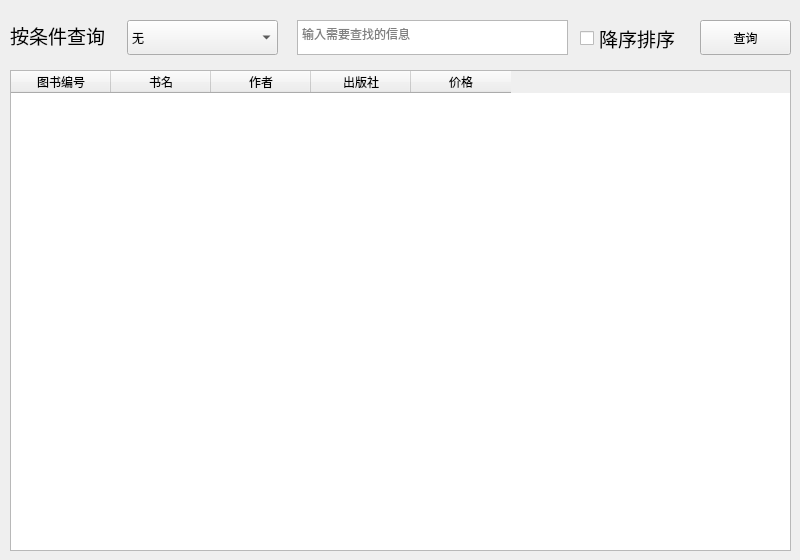
      <widget class="QWidget" name="bookQueryTab">
       <attribute name="title">
        <string>查找图书</string>
       </attribute>
       <widget class="QLabel" name="b1_label">
        <property name="geometry">
         <rect>
          <x>10</x>
          <y>23</y>
          <width>101</width>
          <height>25</height>
         </rect>
        </property>
        <property name="font">
         <font>
          <family>Microsoft YaHei UI</family>
          <pointsize>14</pointsize>
         </font>
        </property>
        <property name="text">
         <string>按条件查询</string>
        </property>
       </widget>
       <widget class="QCheckBox" name="bookQuerySort">
        <property name="geometry">
         <rect>
          <x>580</x>
          <y>23</y>
          <width>110</width>
          <height>31</height>
         </rect>
        </property>
        <property name="font">
         <font>
          <family>Microsoft YaHei UI</family>
          <pointsize>14</pointsize>
         </font>
        </property>
        <property name="text">
         <string>降序排序</string>
        </property>
       </widget>
       <widget class="QTextEdit" name="bookQueryText">
        <property name="geometry">
         <rect>
          <x>297</x>
          <y>20</y>
          <width>271</width>
          <height>35</height>
         </rect>
        </property>
        <property name="placeholderText">
         <string>输入需要查找的信息</string>
        </property>
       </widget>
       <widget class="QPushButton" name="bookQueryExec">
        <property name="geometry">
         <rect>
          <x>700</x>
          <y>20</y>
          <width>91</width>
          <height>35</height>
         </rect>
        </property>
        <property name="cursor">
         <cursorShape>PointingHandCursor</cursorShape>
        </property>
        <property name="text">
         <string>查询</string>
        </property>
        <property name="shortcut">
         <string>Enter</string>
        </property>
       </widget>
       <widget class="QTableWidget" name="bookQueryTable">
        <property name="geometry">
         <rect>
          <x>10</x>
          <y>70</y>
          <width>781</width>
          <height>481</height>
         </rect>
        </property>
        <column>
         <property name="text">
          <string>图书编号</string>
         </property>
        </column>
        <column>
         <property name="text">
          <string>书名</string>
         </property>
        </column>
        <column>
         <property name="text">
          <string>作者</string>
         </property>
        </column>
        <column>
         <property name="text">
          <string>出版社</string>
         </property>
        </column>
        <column>
         <property name="text">
          <string>价格</string>
         </property>
        </column>
       </widget>
       <widget class="QComboBox" name="bookQueryOptions">
        <property name="geometry">
         <rect>
          <x>127</x>
          <y>20</y>
          <width>151</width>
          <height>35</height>
         </rect>
        </property>
        <item>
         <property name="text">
          <string>无</string>
         </property>
        </item>
        <item>
         <property name="text">
          <string>图书编号</string>
         </property>
        </item>
        <item>
         <property name="text">
          <string>书名</string>
         </property>
        </item>
        <item>
         <property name="text">
          <string>作者</string>
         </property>
        </item>
        <item>
         <property name="text">
          <string>出版社</string>
         </property>
        </item>
        <item>
         <property name="text">
          <string>价格</string>
         </property>
        </item>
       </widget>
      </widget>
